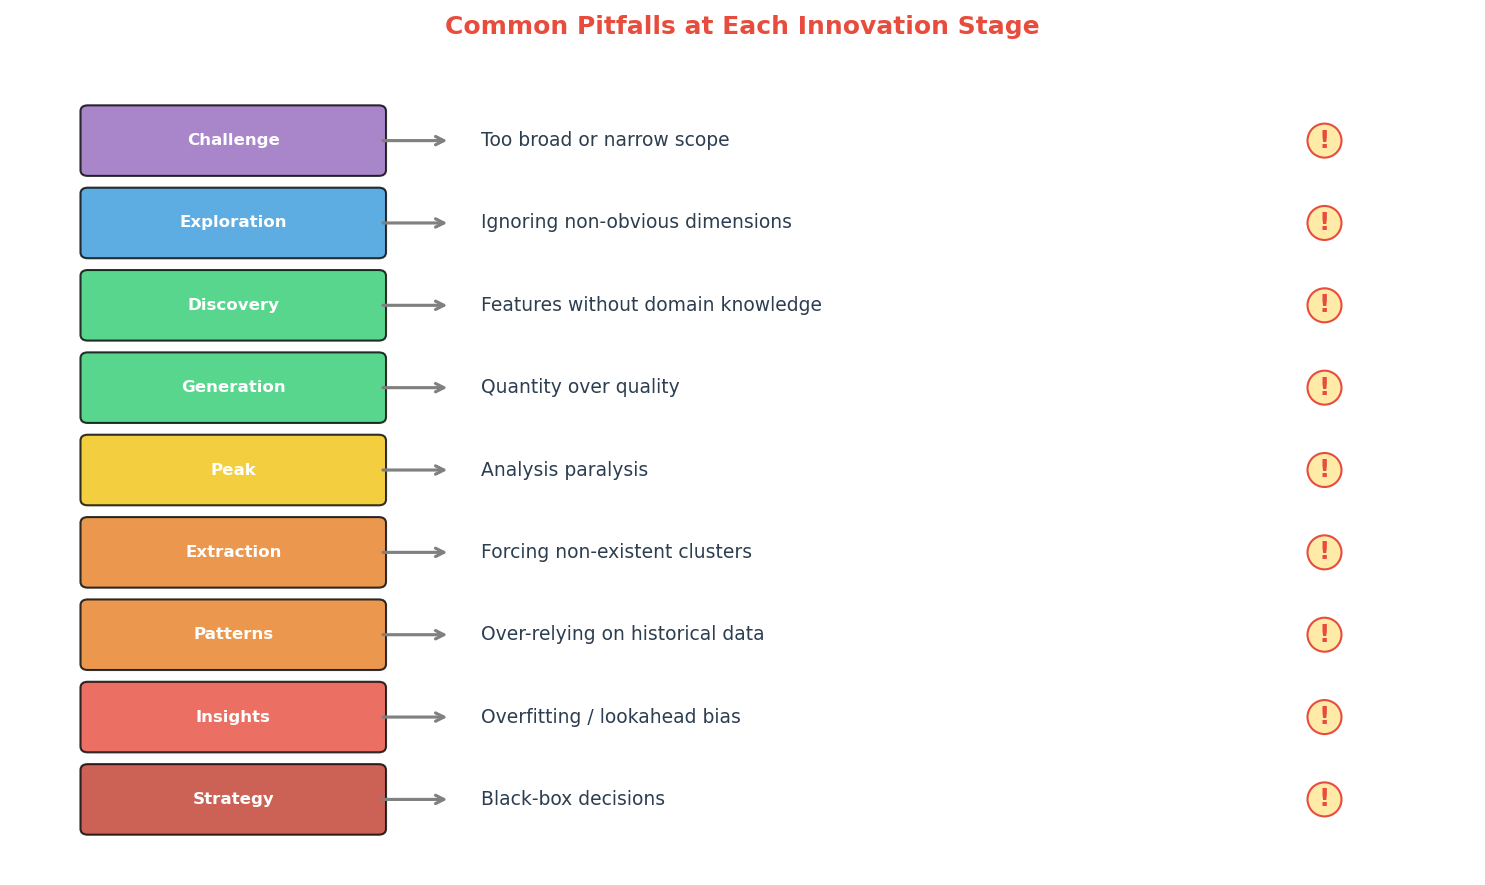

The script that saved this image:
"""Pitfalls Summary - Common pitfalls at each stage"""
import matplotlib.pyplot as plt
import matplotlib.patches as mpatches
from pathlib import Path

plt.rcParams.update({
    'font.size': 10, 'axes.labelsize': 10, 'axes.titlesize': 11,
    'xtick.labelsize': 9, 'ytick.labelsize': 9, 'legend.fontsize': 9,
    'figure.figsize': (10, 6), 'figure.dpi': 150
})

fig, ax = plt.subplots(figsize=(10, 6))

# Pitfalls by stage
pitfalls = [
    {'stage': 'Challenge', 'pitfall': 'Too broad or narrow scope', 'y': 5, 'color': '#9467bd'},
    {'stage': 'Exploration', 'pitfall': 'Ignoring non-obvious dimensions', 'y': 4.3, 'color': '#3498db'},
    {'stage': 'Discovery', 'pitfall': 'Features without domain knowledge', 'y': 3.6, 'color': '#2ecc71'},
    {'stage': 'Generation', 'pitfall': 'Quantity over quality', 'y': 2.9, 'color': '#2ecc71'},
    {'stage': 'Peak', 'pitfall': 'Analysis paralysis', 'y': 2.2, 'color': '#f1c40f'},
    {'stage': 'Extraction', 'pitfall': 'Forcing non-existent clusters', 'y': 1.5, 'color': '#e67e22'},
    {'stage': 'Patterns', 'pitfall': 'Over-relying on historical data', 'y': 0.8, 'color': '#e67e22'},
    {'stage': 'Insights', 'pitfall': 'Overfitting / lookahead bias', 'y': 0.1, 'color': '#e74c3c'},
    {'stage': 'Strategy', 'pitfall': 'Black-box decisions', 'y': -0.6, 'color': '#c0392b'},
]

for p in pitfalls:
    # Stage box
    rect = mpatches.FancyBboxPatch((0.5, p['y'] - 0.25), 2, 0.5,
                                    boxstyle="round,pad=0.05",
                                    facecolor=p['color'], alpha=0.8)
    ax.add_patch(rect)
    ax.text(1.5, p['y'], p['stage'], fontsize=8, fontweight='bold',
            ha='center', va='center', color='white')

    # Arrow
    ax.annotate('', xy=(3, p['y']), xytext=(2.5, p['y']),
               arrowprops=dict(arrowstyle='->', color='gray', lw=1.5))

    # Pitfall text
    ax.text(3.2, p['y'], p['pitfall'], fontsize=9, ha='left', va='center', color='#2c3e50')

    # Warning icon
    ax.text(9, p['y'], '!', fontsize=12, fontweight='bold', ha='center', va='center',
            color='#e74c3c', bbox=dict(boxstyle='circle,pad=0.2', facecolor='#ffeaa7', edgecolor='#e74c3c'))

ax.set_xlim(0, 10)
ax.set_ylim(-1.2, 5.8)
ax.axis('off')
ax.set_title('Common Pitfalls at Each Innovation Stage', fontsize=12, fontweight='bold', color='#e74c3c')

plt.tight_layout()
plt.savefig(Path(__file__).parent / 'chart.pdf', dpi=300, bbox_inches='tight')
plt.savefig(Path(__file__).parent / 'chart.png', dpi=150, bbox_inches='tight')
plt.close()
print("14_pitfalls_summary created")
